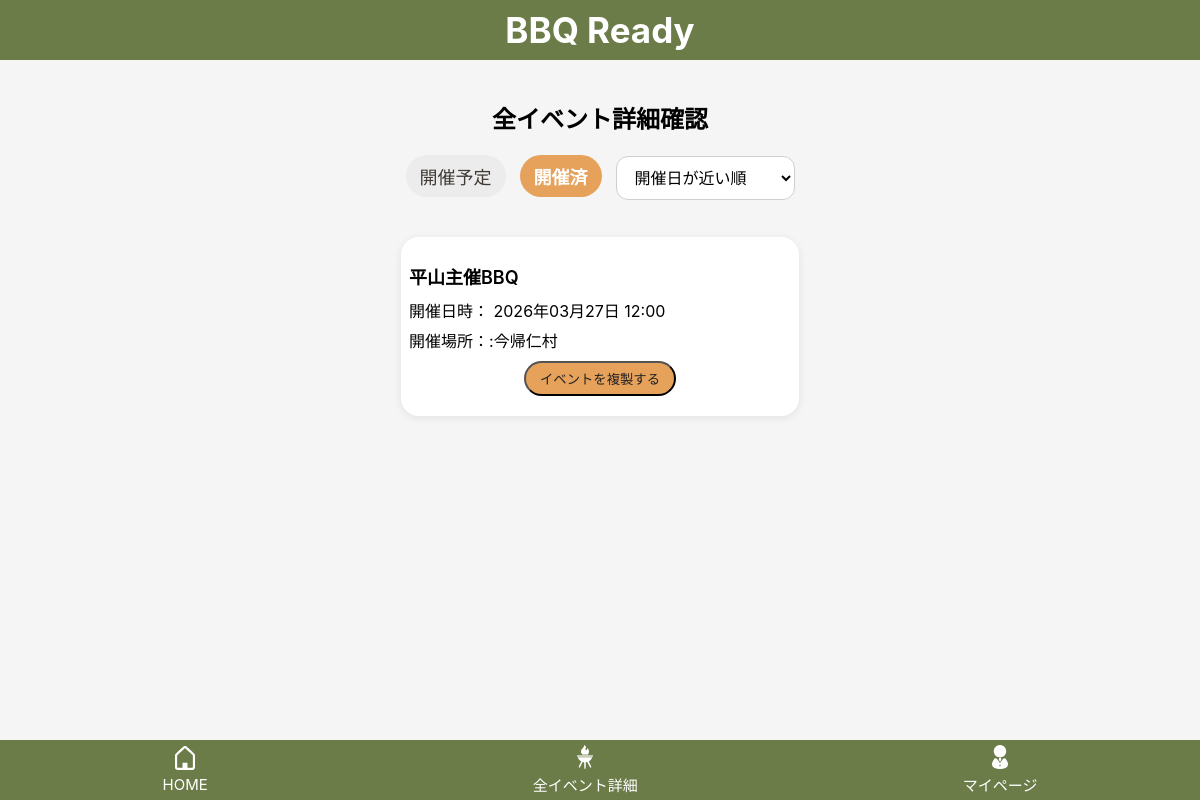
Page /events/?status=past&sort=held_at_asc (signed in) on the earlier database version.
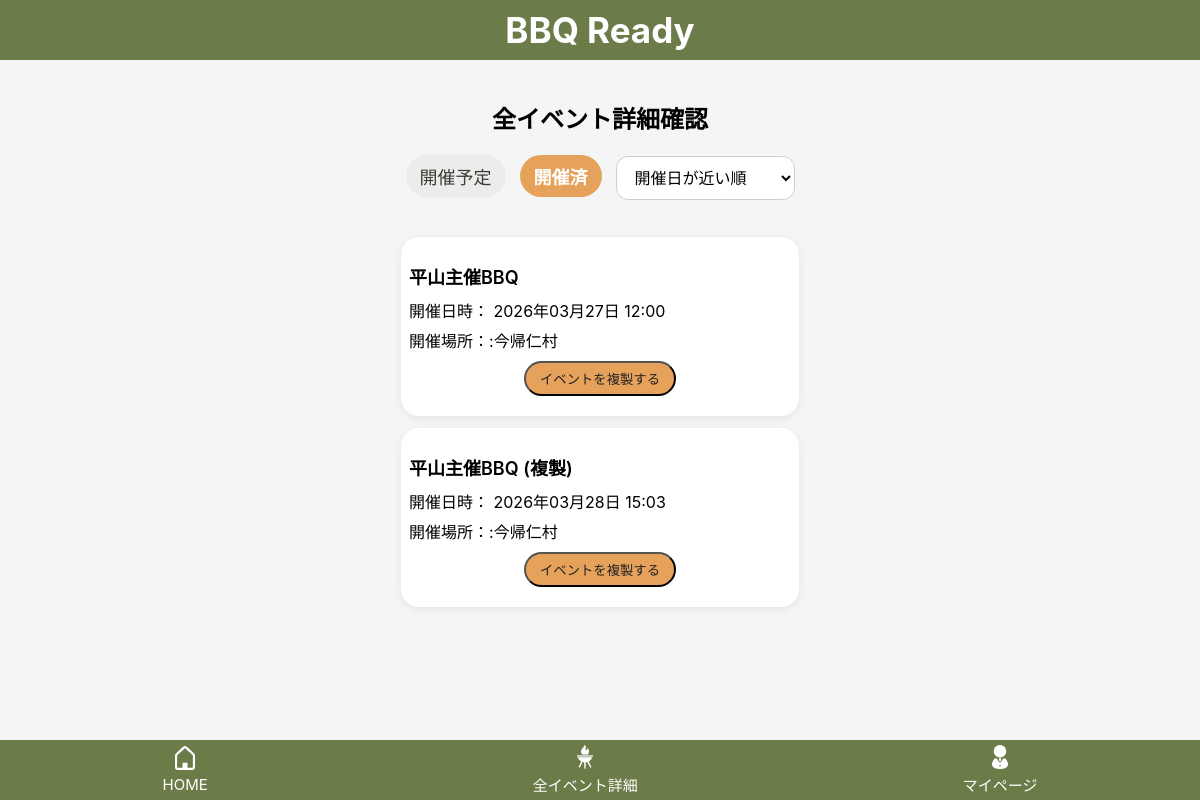
Same page on the later database version.
### bbq_app/models.py (models this page shows, shortened)
class Event(models.Model):
    user = models.ForeignKey(settings.AUTH_USER_MODEL, on_delete=models.CASCADE, related_name="events")
    name = models.CharField("イベント名", max_length=30)
    held_at = models.DateTimeField("開催日時", null=True, blank=True)
    location = models.CharField("開催場所", max_length=50, blank=True)
    created_at = models.DateTimeField("作成日時", auto_now_add=True)
    updated_at = models.DateTimeField("更新日時", auto_now=True)

### bbq_app/views.py (the view)
# urls.py: path("events/", views.event_list, name="event_list"),
@login_required
def event_list(request):
    status = request.GET.get("status", "upcoming")
    sort =request.GET.get("sort", "held_at_asc")
    now = timezone.now()
    qs = Event.objects.filter(user=request.user)
    if status == "past":
        events = qs.filter(held_at__lt=now)
    else:
        events = qs.filter(Q(held_at__gte=now) | Q(held_at__isnull=True))
    if sort == "held_at_desc":
        events = events.order_by("-held_at")
    elif sort == "created_desc":
        events = events.order_by("-created_at")
    else:
        sort = "held_at_asc"
        events =events.order_by("held_at")
    return render(request, "bbq_app/event_list.html",{"events":events,"status":status,"sort":sort})

### bbq_app/templates/bbq_app/event_list.html (shortened to what this page needs)
{% extends "bbq_app/base.html" %}
{% block content %}
<h2 class="event-list-page-title">全イベント詳細確認</h2>
<div class="event-list-toolbar">
    <div class="event-list-tabs">
        <a href="{% url 'event_list' %}?status=upcoming&sort={{ sort }}"
        class="event-tab {% if status == 'upcoming' %}active{% endif %}">
            開催予定
        </a>
        <a href="{% url 'event_list' %}?status=past&sort={{ sort }}"
        class="event-tab {% if status == 'past' %}active{% endif %}">
            開催済
        </a>
    </div>
    <form method="get" class="event-sort">
        <select name="sort" onchange="this.form.submit()">
            <option value="held_at_asc" {% if sort == "held_at_asc" %}selected{% endif %}>
                開催日が近い順
            </option>
        </select>
    </form>
</div>
<div class="event-card-list">
    {% for event in events %}
        <div class="event-list-card">
            <a href="{% url 'item_edit' event.id %}" class="event-list-card__link">
                <p class="event-list-card__title">{{ event.name }}</p>
                <p class="event-list-card__text">
                    開催日時：
                    {% if event.held_at %}
                        {{ event.held_at|date:"Y年m月d日 H:i" }}
                    {% else %}
                        未定
                    {% endif %}
                </p>
                <p class="event-list-card__text">
                    開催場所：:{{ event.location|default:"未定"}}
                </p>
            </a>
            <button type="button" class="event-list-card__duplicate-btn"
                    onclick="openDuplicateModal({{ event.id }}); return false;">
                イベントを複製する
            </button>
        </div>
    {% empty %}
        <p class="event-list-empty">イベントがありません</p>
    {% endfor %}
</div>
{% endblock %}

### bbq_app/templates/bbq_app/base.html (shortened to what this page needs)
{% load static %}
<!DOCTYPE html>
<html lang="ja">
<head>
    <link rel="stylesheet" href="{% static 'bbq_app/css/style.css' %}">
</head>
<body>
    {% block header %}
        {% include "bbq_app/partials/top_bar.html" %}
    {% endblock %}
    <main class="main-content">
    {% block content %}{% endblock %}
    </main>
    {% block footer %}
        {% include "bbq_app/partials/footer_nav.html" %}
    {% endblock %}
</body>
</html>

### bbq_app/templates/bbq_app/partials/top_bar.html
<header class="top-bar">
    <div class="top-bar__title">BBQ Ready</div>
</header>

### bbq_app/templates/bbq_app/partials/footer_nav.html
{% load static %}
<div class="footer-nav">
    <a href="{% url 'home' %}">
        <img src="{% static 'bbq_app/images/home.png' %}" width="24">
        <span>HOME</span>
    </a>
    <a href="{% url 'event_list' %}">
        <img src="{% static 'bbq_app/images/events.png' %}" width="24">
        <span>全イベント詳細</span>
    </a>
    <a href="{% url 'mypage' %}">
        <img src="{% static 'bbq_app/images/mypage.png' %}" width="24">
        <span>マイページ</span>
    </a>
</div>

### bbq_app/static/bbq_app/css/style.css (style rules this page uses)
body { margin: 0; background: #f5f5f5; font-family: -apple-system, BlinkMacSystemFont, "Helvetica Neue", sans-serif; }
.main-content { max-width: 430px; margin: 0 auto; padding: 80px 16px 90px; box-sizing: border-box; }
.main-content form input, .main-content form textarea, .main-content form select { width: 100%; max-width: 100%; box-sizing: border-box; }
.main-content input, .main-content select, .main-content textarea { height: 44px; padding: 10px 12px; font-size: 16px; box-sizing: border-box; }
.top-bar { position: fixed; top: 0; left: 0; width: 100%; height: 60px; background: #6b7c49; display: flex; align-items: center; justify-content: center; z-index: 1000; color: white; }
.top-bar__title { font-size: 35px; font-weight: bold; }
.footer-nav { position: fixed; bottom: 0; left: 0; width: 100%; height: 60px; background: #6b7c49; display: flex; justify-content: space-around; align-items: center; }
.footer-nav a { text-decoration: none; color: white; display: flex; flex-direction: column; align-items: center; font-size: 15px; }
.footer-nav img { margin-bottom: 5px; }
.event-card-list { display: flex; flex-direction: column; gap: 12px; }
.event-list-page-title { text-align: center; margin-bottom: 20px; }
.event-list-toolbar { display: flex; justify-content: center; align-items: center; gap: 14px; margin-bottom: 20px; flex-wrap: wrap; }
.event-list-tabs { display: flex; align-items: center; gap: 14px; margin-bottom: 20px; }
.event-list-tabs a, .event-list-tabs strong { display: inline-block; font-size: 18px; text-decoration: none; color: #3f3a34; padding: 8px 14px; border-radius: 999px; }
.event-sort { margin: 0; }
.event-sort select { width: auto; min-width: 120px; position: relative; top: -8px; }
.event-list-card { background: #ffffff; border-radius: 18px; padding: 8px; box-shadow: 0 2px 8px rgba(0, 0, 0, 0.08); }
.event-list-card__link { display: block; text-decoration: none; color: inherit; text-align: left; }
.event-list-card__title { font-size: 18px; font-weight: 600; margin-bottom: 10px; }
.event-list-card__text { margin: 6px 0; line-height: 1.5; }
.event-list-card__duplicate-btn { padding: 6px 14px; border-radius: 999px; background:#e6a15a; color:#222; margin:12px auto; display:block; margin-top: 8px; }
.event-tab { padding:8px 16px; border-radius:999px; text-decoration:none; background:#ececec; color:#3f3a34; font-size:14px; }
.event-tab.active { background:#e6a15a; color:white; font-weight:600; }
.main-content input[type="text"], .main-content input[type="datetime-local"], .main-content input[type="date"], .main-content input[type="time"], .main-content input[type="datetime-local"], .main-content textarea, .main-content select { padding: 12px 14px; font-size: 16px; border-radius: 12px; border: 1px solid #cfcfcf; box-sizing: border-box; min-height: 44px; background: white; }

Differences in the rows shown:
added Event: name "平山主催BBQ (複製)", held_at "2026年03月28日 15:03", location "今帰仁村"
